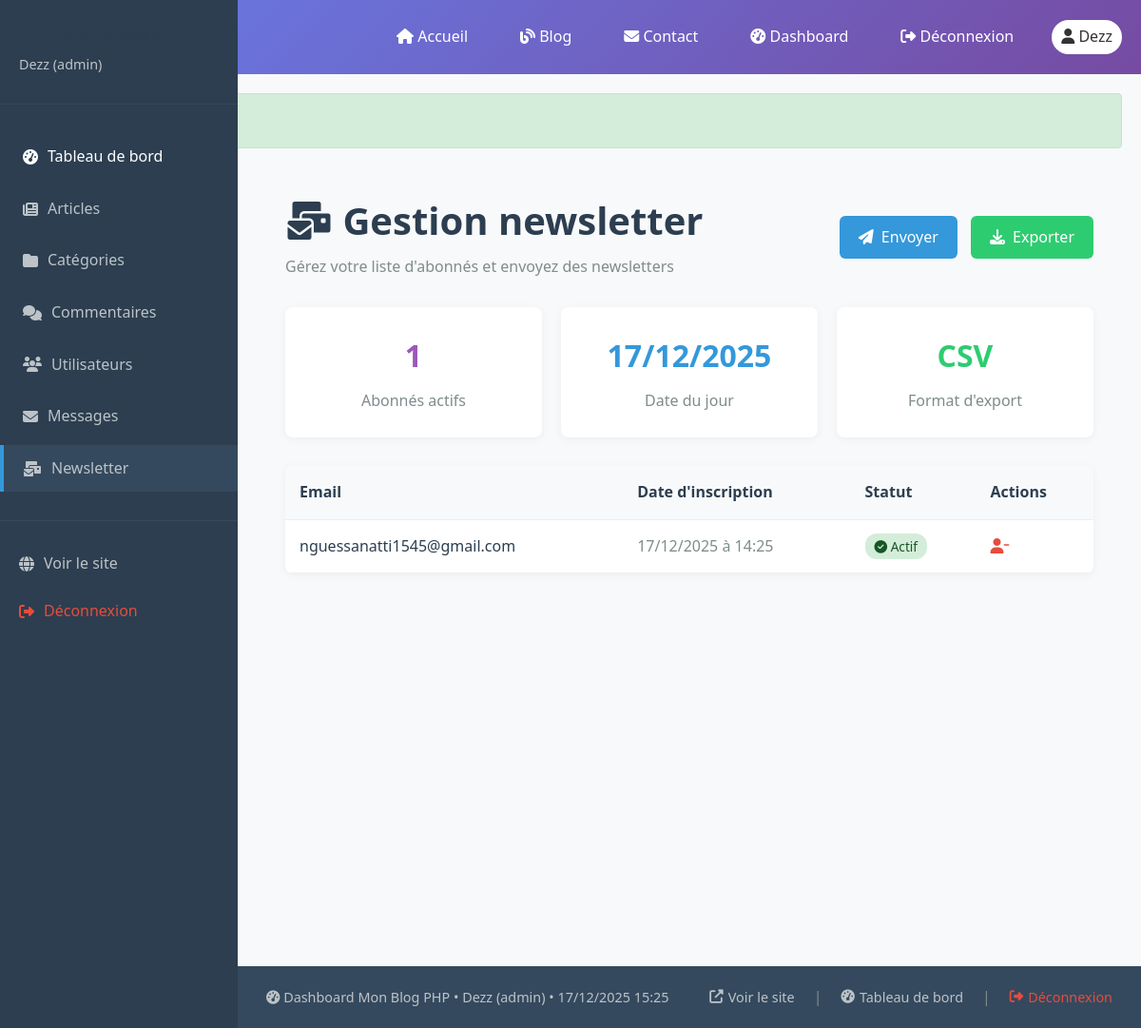
Page /dashboard/newsletter.php (signed in) on the committed database.
### tables this page shows
CREATE TABLE `newsletter` (
  `id` int(11) NOT NULL,
  `email` varchar(100) NOT NULL,
  `subscribed_at` datetime DEFAULT current_timestamp(),
  `is_active` tinyint(1) DEFAULT 1
);

### classes/Database.php (called while the page is built, shortened)
<?php
class Database {
    private static $instance = null;
    private function __construct() {
        try {
            $this->pdo = new PDO(
                "mysql:host=" . DB_HOST . ";dbname=" . DB_NAME . ";charset=utf8mb4",
                DB_USER,
                DB_PASS,
                [
                    PDO::ATTR_ERRMODE => PDO::ERRMODE_EXCEPTION,
                    PDO::ATTR_DEFAULT_FETCH_MODE => PDO::FETCH_ASSOC,
                    PDO::ATTR_EMULATE_PREPARES => false
                ]
            );
        } catch(PDOException $e) {
            die("Database connection failed: " . $e->getMessage());
        }
    }
    public static function getInstance() {
        if(self::$instance === null) {
            self::$instance = new Database();
        }
        return self::$instance->pdo;
    }
    public static function query($sql, $params = []) {
        $stmt = self::getInstance()->prepare($sql);
        $stmt->execute($params);
        return $stmt;
    }
    public static function fetch($sql, $params = []) {
        return self::query($sql, $params)->fetch();
    }
    public static function fetchAll($sql, $params = []) {
        return self::query($sql, $params)->fetchAll();
    }
}
?>

### classes/Newsletter.php (called while the page is built, shortened)
<?php
class Newsletter {
    public function getSubscribers($limit = 100, $offset = 0, $active_only = true) {
        $where = $active_only ? "WHERE is_active = 1" : "";
        return Database::fetchAll("
            SELECT * FROM newsletter
            $where
            ORDER BY subscribed_at DESC
            LIMIT ? OFFSET ?
        ", [$limit, $offset]);
    }
    public function countSubscribers($active_only = true) {
        $where = $active_only ? "WHERE is_active = 1" : "";
        $result = Database::fetch("SELECT COUNT(*) as count FROM newsletter $where");
        return $result['count'];
    }
}
?>

### dashboard/newsletter.php (the view, shortened to what this page needs)
<?php
require_once '../classes/Database.php';
require_once '../classes/Newsletter.php';
$newsletterClass = new Newsletter();
$action = isset($_GET['action']) ? $_GET['action'] : 'list';
switch($action) {
    case 'list':
    default:
        $page = isset($_GET['page']) ? max(1, (int)$_GET['page']) : 1;
        $per_page = 50;
        $subscribers = $newsletterClass->getSubscribers($per_page, ($page - 1) * $per_page);
        $total_subscribers = $newsletterClass->countSubscribers();
        $page_title = "Gestion newsletter";
        break;
}
include '../includes/header.php';
?>
<div style="min-height: 100vh; background: #f8f9fa;">
    <?php include 'sidebar.php'; ?>
    <div style="margin-left: 250px; padding: 30px;">
        <div style="margin-bottom: 30px;">
            <div style="display: flex; justify-content: space-between; align-items: center;">
                <div>
                    <h1 style="margin: 0 0 10px; color: #2c3e50;">
                        <i class="fas fa-mail-bulk"></i> <?php echo $page_title; ?>
                    </h1>
                    <p style="color: #7f8c8d; margin: 0;">
                        Gérez votre liste d'abonnés et envoyez des newsletters
                    </p>
                </div>
                <?php if($action == 'list'): ?>
                <div>
                    <a href="newsletter.php?action=send"
                       style="background: #3498db; color: white; padding: 10px 20px; border-radius: 6px; text-decoration: none; display: inline-flex; align-items: center; gap: 8px; margin-right: 10px;">
                        <i class="fas fa-paper-plane"></i> Envoyer
                    </a>
                    <a href="newsletter.php?action=export"
                       style="background: #2ecc71; color: white; padding: 10px 20px; border-radius: 6px; text-decoration: none; display: inline-flex; align-items: center; gap: 8px;">
                        <i class="fas fa-download"></i> Exporter
                    </a>
                </div>
                <?php endif; ?>
            </div>
        </div>
        <?php if($action == 'send'): ?>
        <div style="max-width: 800px; margin: 0 auto;">
            <div style="background: white; padding: 30px; border-radius: 8px; box-shadow: 0 2px 10px rgba(0,0,0,0.05);">
                <div style="text-align: center; margin-bottom: 30px;">
                    <div style="width: 80px; height: 80px; background: #e8f4fc; color: #3498db; border-radius: 50%; display: inline-flex; align-items: center; justify-content: center; margin-bottom: 20px;">
                        <i class="fas fa-paper-plane" style="font-size: 2rem;"></i>
                    </div>
                    <h2 style="margin-bottom: 10px; color: #2c3e50;">Envoyer une newsletter</h2>
                    <p style="color: #7f8c8d;">Envoi simulé - En production, configurez un service d'emails</p>
                </div>
                <form method="POST">
                    <div style="display: grid; gap: 20px;">
                        <div style="background: #f8f9fa; padding: 20px; border-radius: 6px;">
                            <div style="font-weight: 500; color: #2c3e50; margin-bottom: 10px;">
                                <i class="fas fa-users"></i> Destinataires
                            </div>
                            <div style="color: #7f8c8d;">
                                Cette newsletter sera envoyée à <strong><?php echo $total_subscribers; ?></strong> abonné<?php echo $total_subscribers > 1 ? 's' : ''; ?> actif<?php echo $total_subscribers > 1 ? 's' : ''; ?>
                            </div>
                        </div>
                        <div>
                            <label style="display: block; margin-bottom: 8px; font-weight: 500; color: #2c3e50;">
                                Sujet *
                            </label>
                            <input type="text" name="subject" required
                                   placeholder="Sujet de votre newsletter"
                                   style="width: 100%; padding: 12px; border: 1px solid #ddd; border-radius: 6px; font-size: 1rem;">
                        </div>
                        <div>
                            <label style="display: block; margin-bottom: 8px; font-weight: 500; color: #2c3e50;">
                                Contenu *
                            </label>
                            <textarea name="content" rows="15" required
                                      placeholder="Contenu de votre newsletter (HTML autorisé)"
                                      style="width: 100%; padding: 12px; border: 1px solid #ddd; border-radius: 6px; font-size: 1rem; font-family: monospace; resize: vertical;"></textarea>
                            <small style="color: #7f8c8d; display: block; margin-top: 5px;">
                                Vous pouvez utiliser du HTML basique pour la mise en forme
                            </small>
                        </div>
                        <div style="display: flex; justify-content: space-between; align-items: center; padding-top: 20px; border-top: 1px solid #eee;">
                            <a href="newsletter.php"
                               style="padding: 12px 25px; border: 1px solid #ddd; border-radius: 6px; text-decoration: none; color: #7f8c8d;">
                                Annuler
                            </a>
                            <button type="submit"
                                    style="background: #3498db; color: white; padding: 12px 30px; border: none; border-radius: 6px; font-size: 1rem; cursor: pointer;">
                                <i class="fas fa-paper-plane"></i> Simuler l'envoi
                            </button>
                        </div>
                    </div>
                </form>
            </div>
        </div>
        <?php else: ?>
        <div style="display: grid; grid-template-columns: repeat(auto-fit, minmax(200px, 1fr)); gap: 20px; margin-bottom: 30px;">
            <div style="background: white; padding: 25px; border-radius: 8px; box-shadow: 0 2px 10px rgba(0,0,0,0.05); text-align: center;">
                <div style="font-size: 2rem; font-weight: bold; color: #9b59b6; margin-bottom: 10px;">
                    <?php echo $total_subscribers; ?>
                </div>
                <div style="color: #7f8c8d;">Abonnés actifs</div>
            </div>
            <div style="background: white; padding: 25px; border-radius: 8px; box-shadow: 0 2px 10px rgba(0,0,0,0.05); text-align: center;">
                <div style="font-size: 2rem; font-weight: bold; color: #3498db; margin-bottom: 10px;">
                    <?php echo date('d/m/Y'); ?>
                </div>
                <div style="color: #7f8c8d;">Date du jour</div>
            </div>
            <div style="background: white; padding: 25px; border-radius: 8px; box-shadow: 0 2px 10px rgba(0,0,0,0.05); text-align: center;">
                <div style="font-size: 2rem; font-weight: bold; color: #2ecc71; margin-bottom: 10px;">
                    CSV
                </div>
                <div style="color: #7f8c8d;">Format d'export</div>
            </div>
        </div>
        <?php if(empty($subscribers)): ?>
        <div style="background: white; padding: 50px; border-radius: 8px; box-shadow: 0 2px 10px rgba(0,0,0,0.05); text-align: center;">
            <i class="fas fa-users-slash" style="font-size: 3rem; color: #ddd; margin-bottom: 15px;"></i>
            <h3 style="color: #95a5a6; margin-bottom: 10px;">Aucun abonné</h3>
            <p style="color: #bdc3c7;">Aucun abonné à la newsletter pour le moment</p>
        </div>
        <?php else: ?>
        <div style="background: white; border-radius: 8px; box-shadow: 0 2px 10px rgba(0,0,0,0.05); overflow: hidden;">
            <table style="width: 100%; border-collapse: collapse;">
                <thead>
                    <tr style="background: #f8f9fa;">
                        <th style="padding: 15px; text-align: left; border-bottom: 1px solid #eee; color: #2c3e50;">Email</th>
                        <th style="padding: 15px; text-align: left; border-bottom: 1px solid #eee; color: #2c3e50;">Date d'inscription</th>
                        <th style="padding: 15px; text-align: left; border-bottom: 1px solid #eee; color: #2c3e50;">Statut</th>
                        <th style="padding: 15px; text-align: left; border-bottom: 1px solid #eee; color: #2c3e50;">Actions</th>
                    </tr>
                </thead>
                <tbody>
                    <?php foreach($subscribers as $subscriber): ?>
                    <tr style="border-bottom: 1px solid #f0f0f0;">
                        <td style="padding: 15px; color: #2c3e50;">
                            <?php echo $subscriber['email']; ?>
                        </td>
                        <td style="padding: 15px; color: #7f8c8d;">
                            <?php echo date('d/m/Y à H:i', strtotime($subscriber['subscribed_at'])); ?>
                        </td>
                        <td style="padding: 15px;">
                            <?php if($subscriber['is_active']): ?>
                            <span style="background: #d4edda; color: #155724; padding: 4px 10px; border-radius: 12px; font-size: 0.85rem;">
                                <i class="fas fa-check-circle"></i> Actif
                            </span>
                            <?php else: ?>
                            <span style="background: #f8d7da; color: #721c24; padding: 4px 10px; border-radius: 12px; font-size: 0.85rem;">
                                <i class="fas fa-times-circle"></i> Désinscrit
                            </span>
                            <?php endif; ?>
                        </td>
                        <td style="padding: 15px;">
                            <div style="display: flex; gap: 10px;">
                                <?php if($subscriber['is_active']): ?>
                                <a href="newsletter.php?action=unsubscribe&id=<?php echo $subscriber['id']; ?>"
                                   onclick="return confirm('Désinscrire cet abonné ?')"
                                   style="color: #e74c3c; text-decoration: none;" title="Désinscrire">
                                    <i class="fas fa-user-minus"></i>
                                </a>
                                <?php endif; ?>
                            </div>
                        </td>
                    </tr>
                    <?php endforeach; ?>
                </tbody>
            </table>
        </div>
        <?php endif; ?>
        <?php endif; ?>
    </div>
</div>
<?php include '../includes/footer-dashboard.php'; ?>

### assets/css/style.css (style rules this page uses)
* { margin: 0; padding: 0; box-sizing: border-box; }
html { scroll-behavior: smooth; }
body { font-family: 'Segoe UI', Tahoma, Geneva, Verdana, sans-serif; line-height: 1.6; color: #333; background-color: #f8f9fa; }
h1, h2, h3, h4, h5, h6 { font-weight: 600; line-height: 1.3; margin-bottom: 1rem; color: #2c3e50; }
h1 { font-size: 2.5rem; }
p { margin-bottom: 1rem; }
a { color: #3498db; text-decoration: none; transition: color 0.3s; }

### includes/header.php (style rules this page uses)
* { margin: 0; padding: 0; box-sizing: border-box; }
body { font-family: 'Segoe UI', Tahoma, Geneva, Verdana, sans-serif; line-height: 1.6; }

### rows in the picture
newsletter: email "nguessanatti1545@gmail.com", subscribed_at "17/12/2025 à 14:25", is_active 1 (drawn)

### other values in the picture
$_SESSION['username'] "Dezz"
$_SESSION['role'] "admin"
$page_title "Gestion newsletter"
$total_subscribers "1"
SITE_NAME "Mon Blog PHP"
